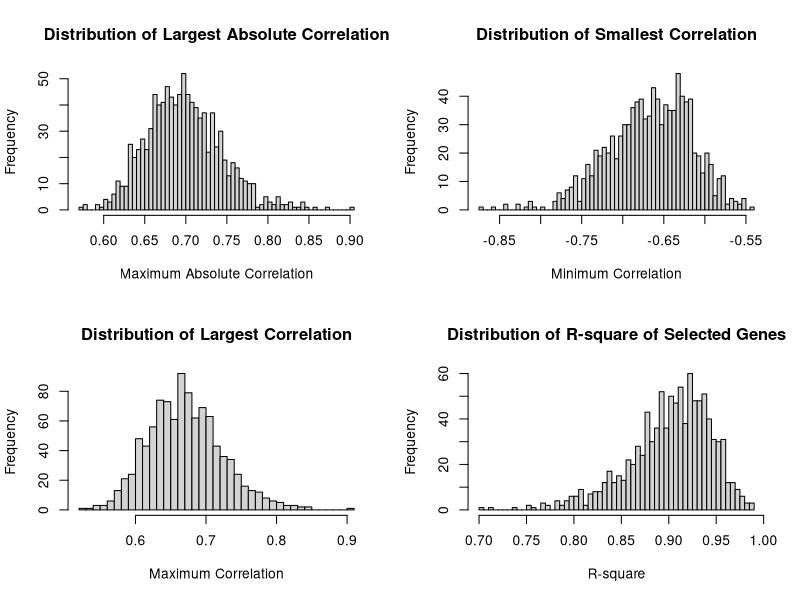

Recreate this plot in R.
## ---- chunk 1
    x=2 
    rnorm(3,mean=x)
## ---- chunk 2

rnorm(5)
set.seed(2016)
rnorm(5)
set.seed(2016)
rnorm(5)
## ---- chunk 3
simR2=function(nsamp=20,ngene=1000,nsel=10){
  if (nsel >= nsamp-1) stop("The number of genes selected must 
                            be less than the sample size")
  pheno=rnorm(nsamp)
  genes=matrix(rnorm(nsamp*ngene),ncol=nsamp)
  cors=cor(t(genes),pheno)
  selgenes=order(cors,decreasing=FALSE)[1:nsel]
  sigGenes=genes[selgenes,]
  R2=var(fitted(lm(pheno~t(sigGenes))))/var(pheno)
  c(maxAbsR=max(abs(cors)),minR=min(cors),maxR=max(cors),Rsq=R2)
}
## ---- chunk 4
simN20G1000S10=matrix(nrow=1000,ncol=4)
for (i in 1:1000) simN20G1000S10[i,]=simR2(nsamp=20,ngene=1000,nsel=10)
## ---- chunk 5
par(mfrow=c(2,2))
hist(simN20G1000S10[,1], nclass=50,main="Distribution of Largest Absolute Correlation",xlab="Maximum Absolute Correlation")
hist(simN20G1000S10[,2], nclass=50,main="Distribution of Smallest Correlation",xlab="Minimum Correlation")
hist(simN20G1000S10[,3], nclass=50,main="Distribution of Largest Correlation",xlab="Maximum Correlation")
hist(simN20G1000S10[,4], nclass=50,main="Distribution of R-square of Selected Genes",xlab="R-square")
## ---- chunk 6
sessionInfo()
## ---- chunk 7
sessionInfo()
